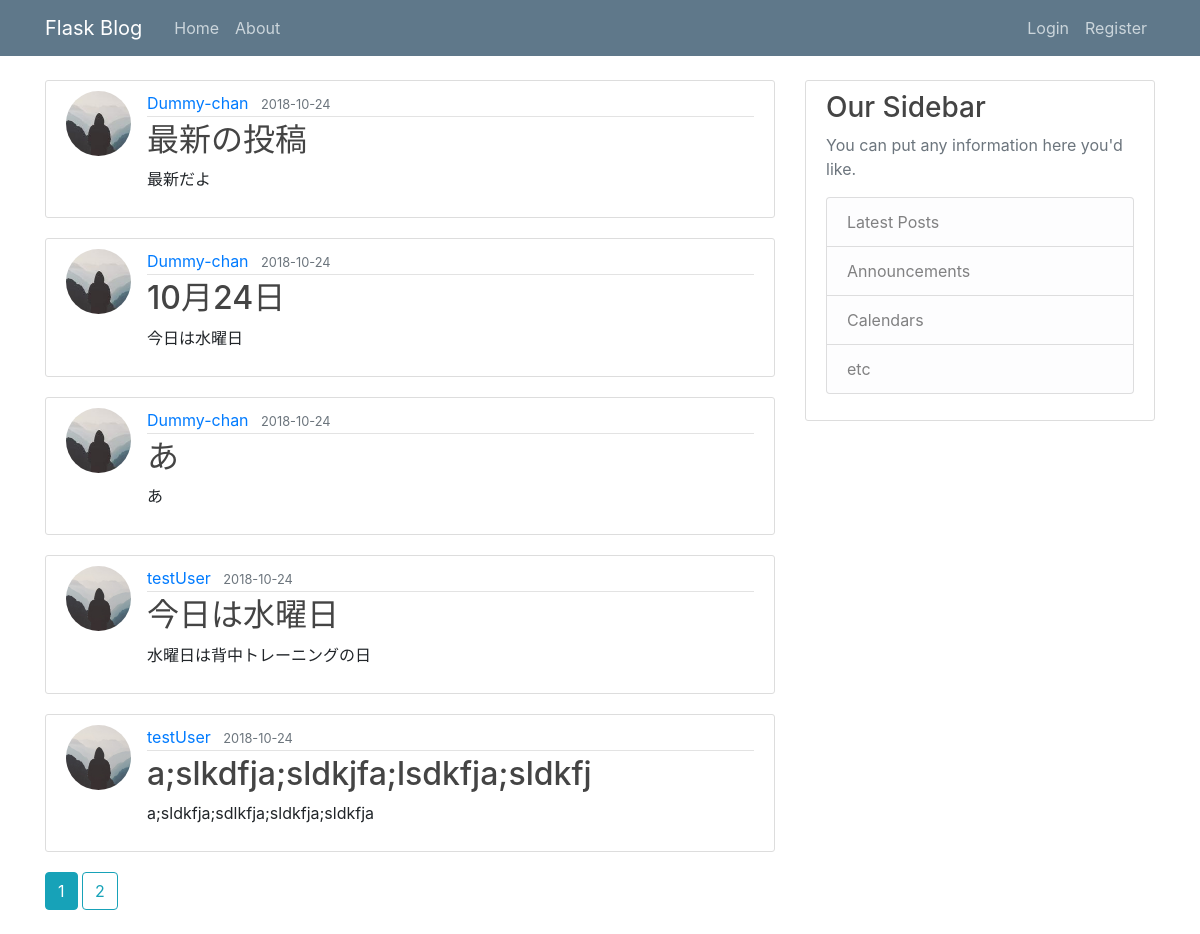
Page /home on the earlier database version.
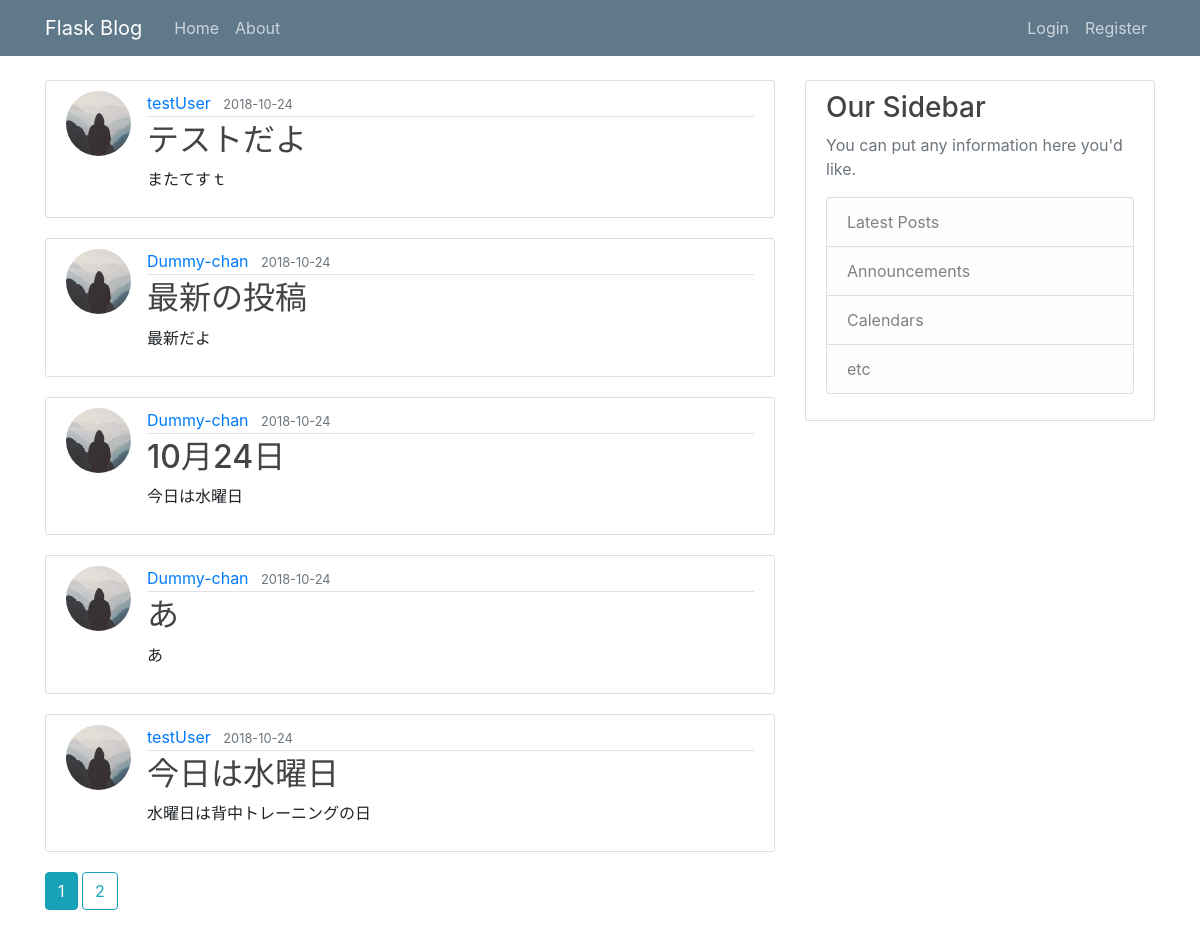
Same page on the later database version.
### flaskblog/models.py (models this page shows, shortened)
class Post(db.Model):
    id = db.Column(db.Integer, primary_key=True)
    title = db.Column(db.String(100), nullable=False)
    date_posted = db.Column(db.DateTime, nullable=False, default=datetime.utcnow)
    content = db.Column(db.Text, nullable=False)
    user_id = db.Column(db.Integer, db.ForeignKey('user.id'), nullable=False)

class User(db.Model, UserMixin):
    id = db.Column(db.Integer, primary_key=True)
    username = db.Column(db.String(20), unique=True, nullable=False)
    email = db.Column(db.String(120), unique=True, nullable=False)
    image_file = db.Column(db.String(20), nullable=False, default='default.jpg')
    password = db.Column(db.String(60), nullable=False)
    posts = db.relationship('Post', backref='author', lazy=True)

### flaskblog/main/routes.py (the view)
@main.route("/")
@main.route("/home")
def home():
    page = request.args.get('page', 1, type=int)
    posts = Post.query.order_by(Post.date_posted.desc()).paginate(page=page, per_page=5)
    return render_template('home.html', posts=posts)

### flaskblog/templates/home.html
{% extends "layout.html" %}
{% block content %}
    {% for post in posts.items %}
        <article class="media content-section">
          <img class="rounded-circle article-img" src="{{ url_for('static', filename='profile_pics/' + post.author.image_file)}}">
          <div class="media-body">
            <div class="article-metadata">
              <a class="mr-2" href="{{ url_for('users.user_posts', username=post.author.username) }}">{{ post.author.username }}</a>
              <small class="text-muted">{{ post.date_posted.strftime('%Y-%m-%d') }}</small>
            </div>
            <h2><a class="article-title" href="{{ url_for('posts.post', post_id=post.id) }}">{{ post.title }}</a></h2>
            <p class="article-content">{{ post.content }}</p>
          </div>
        </article>
    {% endfor %}
    {% for page_num in posts.iter_pages(left_edge=1, right_edge=1, left_current=1, right_current=2) %}
        {% if page_num %}
          {% if posts.page == page_num %}
            <a class="btn btn-info mb-4" href="{{ url_for('main.home', page=page_num) }}">{{ page_num }}</a>
          {% else %}
            <a class="btn btn-outline-info mb-4" href="{{ url_for('main.home', page=page_num) }}">{{ page_num }}</a>
          {% endif %}
        {% else %}
          ...
        {% endif %}
    {% endfor %}
{% endblock content %}

Differences in the rows shown:
no longer on this page (row unchanged): Post: image_file (placeholder picture), author.username "testUser", date_posted "2018-10-24", title "a;slkdfja;sldkjfa;lsdkfja;sldkfj", content "a;sldkfja;sdlkfja;sldkfja;sldkfja"
added Post: image_file (placeholder picture), author.username "testUser", date_posted "2018-10-24", title "テストだよ", content "またてすｔ"
